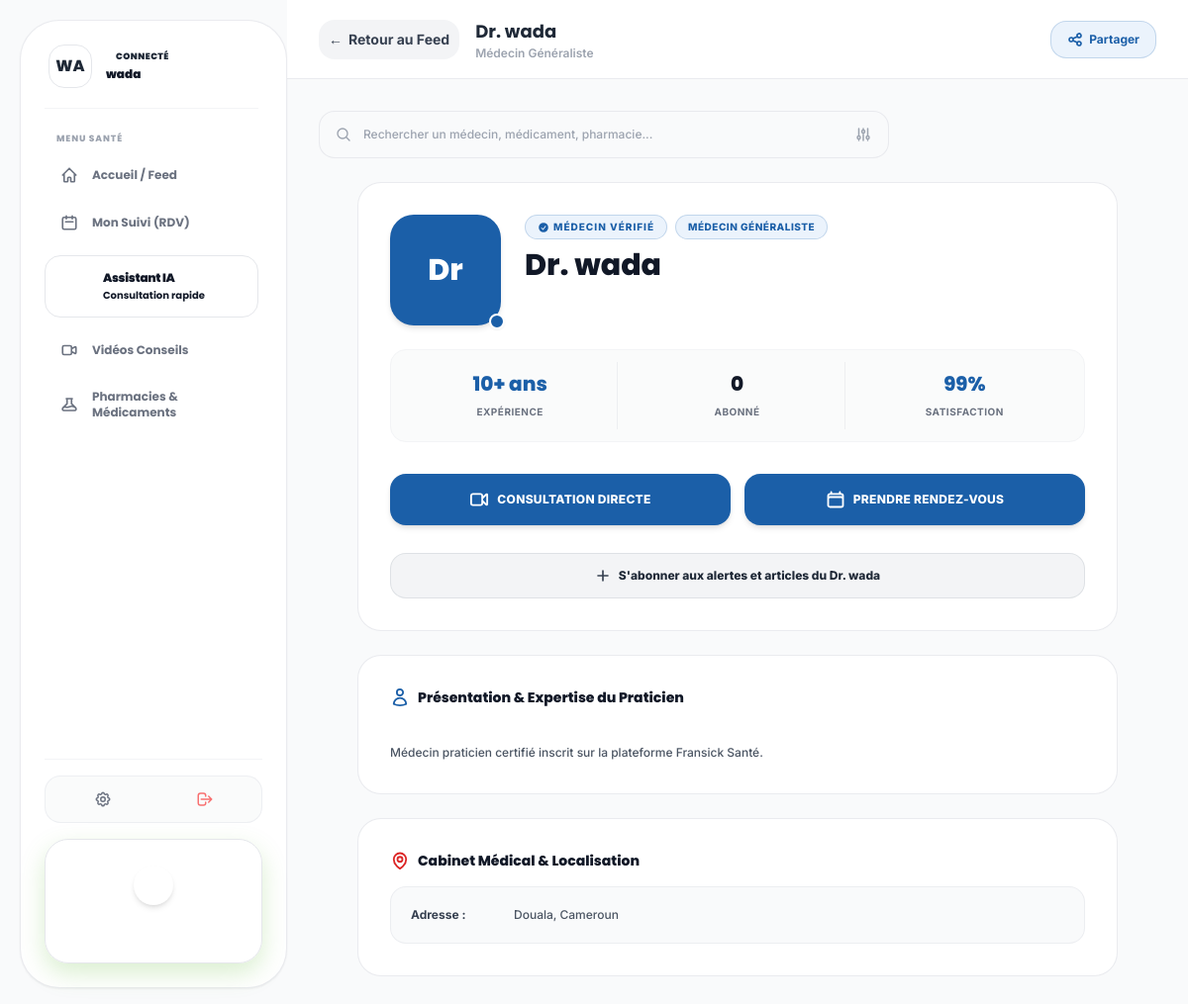
/patients/medecin/15/ (signed in), run on an earlier commit of the app's database.
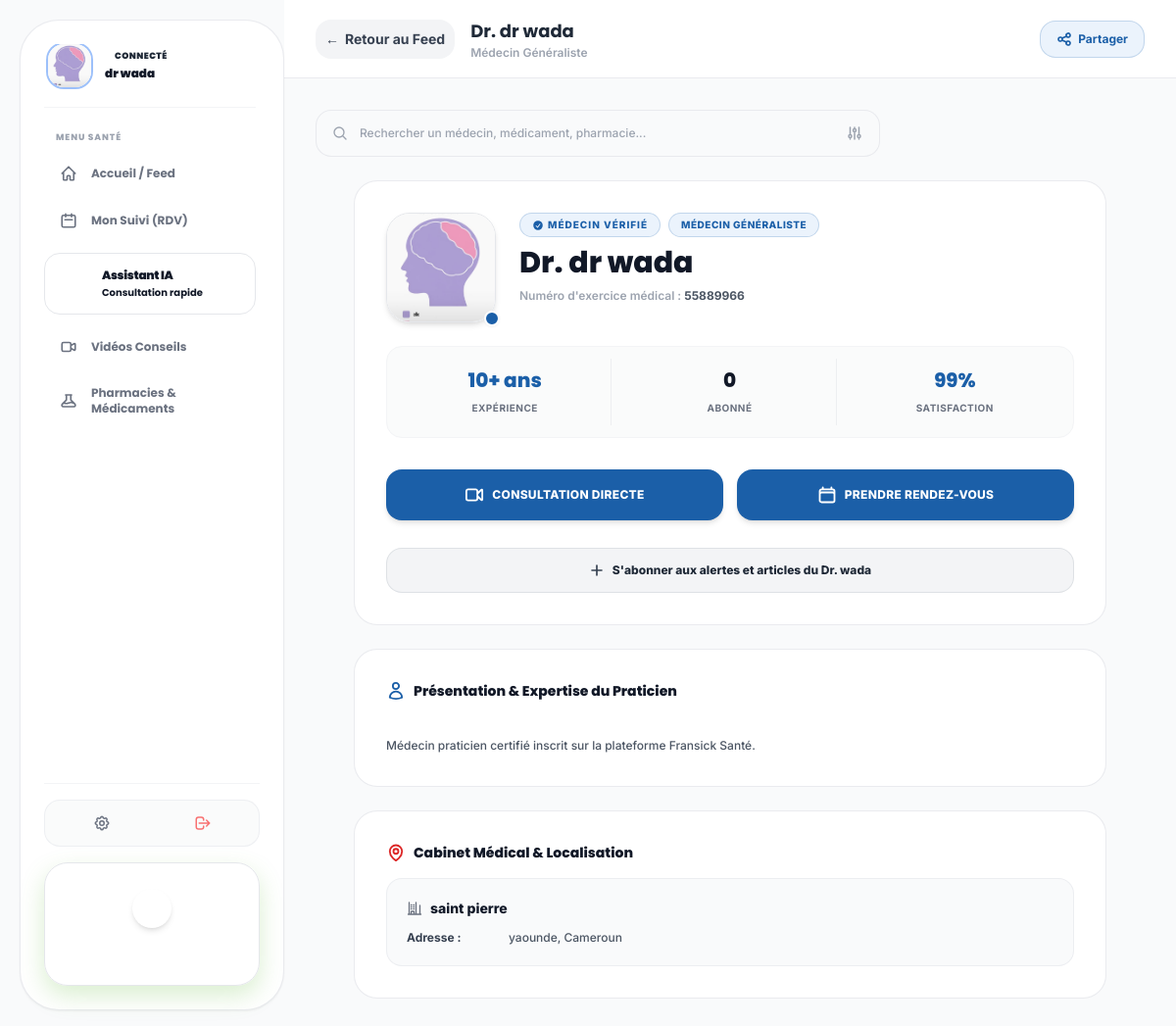
And on a later commit of the database.
### accounts/models.py (models this page shows, shortened)
class CustomUser(AbstractUser):
    email = models.EmailField(
        'adresse email',
        unique=True,
        error_messages={'unique': "Un utilisateur avec cette adresse email existe déjà."}
    )
    PATIENT = 'patient'
    MEDECIN = 'medecin'
    PHARMACIE = 'pharmacie'
    ADMIN = 'admin'
    ROLE_CHOICES = [
        (PATIENT, 'Patient'),
        (MEDECIN, 'Médecin'),
        (PHARMACIE, 'Pharmacie'),
        (ADMIN, 'Administrateur'),
    ]
    role = models.CharField(
        max_length=20,
        choices=ROLE_CHOICES,
        default=PATIENT,
        verbose_name="Rôle"
    )
    phone_number = models.CharField(
        max_length=20,
        blank=True,
        null=True,
        verbose_name="Numéro de téléphone"
    )
    profile_picture = models.ImageField(
        upload_to='profiles/',
        blank=True,
        null=True,
        verbose_name="Photo de profil"
    )
    dark_mode_enabled = models.BooleanField(
        default=False,
        verbose_name="Mode sombre activé"
    )

### medecins/models.py (models this page shows, shortened)
class DoctorProfile(models.Model):
    user = models.OneToOneField(
        settings.AUTH_USER_MODEL,
        on_delete=models.CASCADE,
        related_name='doctor_profile'
    )
    speciality = models.CharField(max_length=150, blank=True, null=True, verbose_name="Spécialité médicale (Ancien)")
    specialite = models.ForeignKey(Specialite, on_delete=models.SET_NULL, null=True, blank=True, verbose_name="Spécialité médicale")
    license_number = models.CharField(max_length=100, unique=True, blank=True, null=True, verbose_name="Numéro de licence / ordre")
    about = models.TextField(blank=True, null=True, verbose_name="Présentation / Biographie")
    schedule = models.CharField(max_length=255, blank=True, null=True, verbose_name="Horaires de consultation")
    years_of_experience = models.PositiveIntegerField(blank=True, null=True, verbose_name="Années d'expérience")
    consulted_patients_count = models.PositiveIntegerField(blank=True, null=True, verbose_name="Nombre de patients consultés")
    clinic_name = models.CharField(max_length=255, blank=True, null=True, verbose_name="Nom de la clinique / cabinet")
    clinic_address = models.CharField(max_length=255, blank=True, null=True, verbose_name="Adresse du cabinet")
    clinic_phone = models.CharField(max_length=50, blank=True, null=True, verbose_name="Téléphone du cabinet")
    rating = models.DecimalField(max_digits=3, decimal_places=1, default=0.0, verbose_name="Note moyenne")
    consultation_fee = models.DecimalField(
        max_digits=10, decimal_places=0,
        blank=True, null=True,
        verbose_name="Tarif de consultation (XAF)"
    )
    address = models.CharField(max_length=255, blank=True, null=True, verbose_name="Adresse complète")
    city = models.CharField(max_length=100, blank=True, null=True, verbose_name="Ville")
    region = models.CharField(max_length=100, blank=True, null=True, verbose_name="Région")
    hospital_affiliation = models.CharField(max_length=255, blank=True, null=True, verbose_name="Hôpital / structure d'exercice")
    diploma_document = models.FileField(upload_to='doctor_documents/diplomas/', blank=True, null=True, verbose_name="Diplôme(s) médical(aux)")
    professional_card_document = models.FileField(upload_to='doctor_documents/cards/', blank=True, null=True, verbose_name="Carte professionnelle / Attestation Ordre")
    identity_document = models.FileField(upload_to='doctor_documents/identity/', blank=True, null=True, verbose_name="Pièce d'identité")
    STATUS_PENDING = 'pending'
    STATUS_VERIFIED = 'verified'
    STATUS_REJECTED = 'rejected'
    VERIFICATION_STATUS_CHOICES = [
        (STATUS_PENDING, 'En attente'),
        (STATUS_VERIFIED, 'Validé'),
        (STATUS_REJECTED, 'Refusé'),
    ]
    is_verified = models.BooleanField(default=True, verbose_name="Compte validé par l'admin")
    verification_status = models.CharField(
        max_length=20,
        choices=VERIFICATION_STATUS_CHOICES,
        default=STATUS_VERIFIED,
        verbose_name="Statut de validation"
    )
    rejection_reason = models.TextField(blank=True, null=True, verbose_name="Motif du refus")
    submitted_at = models.DateTimeField(auto_now_add=True, null=True, blank=True, verbose_name="Date de demande")
    verified_at = models.DateTimeField(null=True, blank=True, verbose_name="Date de validation/rejet")

### patients/views.py (the view, shortened to what this page needs)
# urls.py: path('medecin/<int:pk>/', views.DoctorDetailView.as_view(), name='doctor_detail'),
class DoctorDetailView(LoginRequiredMixin, DetailView):
    model = User
    template_name = 'patients/doctor_detail.html'
    context_object_name = 'doctor'
    def get_queryset(self):
        return User.objects.filter(role='medecin')
    def get_context_data(self, **kwargs):
        context = super().get_context_data(**kwargs)
        doctor = self.get_object()
        context['profile'] = getattr(doctor, 'doctor_profile', None)
        context['subscribers_count'] = DoctorSubscription.objects.filter(doctor=doctor).count()
        context['is_subscribed'] = DoctorSubscription.objects.filter(patient=self.request.user, doctor=doctor).exists()
        context['pharmacies_list'] = User.objects.filter(role='pharmacie')
        context['medicaments_list'] = Medicament.objects.all()
        context['medecins_list'] = get_all_registered_medecins()
        return context

### administration/context_processors.py (called while the page is built)
def site_appearance(request):
    appearance = SiteAppearance.objects.first()
    if not appearance:
        appearance = SiteAppearance.objects.create()
    return {
        'site_appearance': appearance
    }

### patients/views.py (called while the page is built)
def get_all_registered_medecins():
    medecins = User.objects.filter(role='medecin').order_by('id')
    for doc in medecins:
        if not hasattr(doc, 'doctor_profile') or doc.doctor_profile is None:
            DoctorProfile.objects.get_or_create(
                user=doc,
                defaults={
                    'speciality': 'Médecin Généraliste',
                    'clinic_address': 'Douala, Cameroun',
                    'about': 'Médecin praticien certifié inscrit sur la plateforme Fransick Santé.'
                }
            )
    return User.objects.filter(role='medecin').order_by('id')

### patients/templates/patients/doctor_detail.html (shortened to what the changed rows need)
{% load static %}
{% load i18n static %}
<!DOCTYPE html>
<html lang="fr" class="{% if user.is_authenticated and user.dark_mode_enabled %}dark{% endif %}">
<head>
    <script src="{% static 'core/js/tailwindcss.js' %}"></script>
</head>
<body class="bg-gray-50/70 font-inter text-gray-800 antialiased overflow-hidden">
    <div class="flex h-screen overflow-hidden bg-gray-50/50">
        {% include "patients/sidebar.html" %}
        <div class="flex-1 flex flex-col min-h-screen overflow-hidden">
            <header class="h-20 bg-white border-b border-gray-200/80 px-4 md:px-8 flex items-center justify-between flex-shrink-0 z-30 select-none relative">
                <div class="flex items-center space-x-4">
                    <div>
                        <h2 class="text-base sm:text-lg font-bold font-poppins text-gray-800">
                            Dr. {{ doctor.get_full_name|default:doctor.username }}
                        </h2>
                        <p class="text-xs text-gray-400 font-semibold">
                            {% if profile and profile.speciality %}{{ profile.speciality }}{% else %}Praticien Médical{% endif %}
                        </p>
                    </div>
                </div>
            </header>
            <main class="flex-1 overflow-y-auto p-4 md:p-8 pb-24 lg:pb-8 custom-scrollbar">
                <div class="max-w-3xl mx-auto space-y-6">
                    <div class="bg-white border border-gray-200/80 rounded-3xl p-6 md:p-8 shadow-xs space-y-6">
                        <div class="flex flex-col sm:flex-row items-center sm:items-start text-center sm:text-left gap-6">
                            <div class="relative flex-shrink-0">
                                {% if doctor.profile_picture %}
                                    <img class="w-24 h-24 sm:w-28 sm:h-28 rounded-3xl object-cover border border-gray-200 shadow-md" src="{{ doctor.profile_picture.url }}" alt="{{ doctor.username }}">
                                {% else %}
                                    <div class="w-24 h-24 sm:w-28 sm:h-28 rounded-3xl bg-medical-blue text-white flex items-center justify-center font-extrabold font-poppins text-3xl shadow-md border border-medical-blue/30">
                                        Dr
                                    </div>
                                {% endif %}
                                <span class="w-4 h-4 rounded-full bg-medical-blue border-2 border-white absolute -bottom-1 -right-1 shadow-sm" title="Praticien Vérifié & En ligne"></span>
                            </div>
                            <div class="space-y-2 flex-1">
                                <div class="flex flex-wrap items-center justify-center sm:justify-start gap-2">
                                    <span class="bg-medical-light text-medical-blue text-[10px] font-extrabold uppercase tracking-widest px-3 py-1 rounded-full border border-medical-blue/20 inline-flex items-center space-x-1">
                                        <svg class="w-3 h-3 text-medical-blue" fill="currentColor" viewBox="0 0 20 20"><path fill-rule="evenodd" d="M10 18a8 8 0 100-16 8 8 0 000 16zm3.857-9.809a.75.75 0 00-1.214-.882l-3.483 4.79-1.88-1.88a.75.75 0 10-1.06 1.061l2.5 2.5a.75.75 0 001.137-.089l4-5.5z" clip-rule="evenodd" /></svg>
                                        <span>Médecin Vérifié</span>
                                    </span>
                                    {% if profile and profile.speciality %}
                                        <span class="bg-medical-light text-medical-blue text-[10px] font-extrabold uppercase tracking-wider px-3 py-1 rounded-full border border-medical-blue/20">
                                            {{ profile.speciality }}
                                        </span>
                                    {% endif %}
                                </div>
                                <h1 class="text-2xl sm:text-3xl font-extrabold text-gray-900 font-poppins">
                                    Dr. {{ doctor.get_full_name|default:doctor.username }}
                                </h1>
                                {% if profile and profile.license_number %}
                                    <p class="text-xs text-gray-400 font-semibold">Numéro d'exercice médical : <span class="text-gray-600 font-bold">{{ profile.license_number }}</span></p>
                                {% endif %}
                            </div>
                        </div>
                        <div class="grid grid-cols-3 gap-3 p-3 bg-gray-50/80 rounded-2xl border border-gray-100 text-center select-none">
                            <div class="p-2 border-r border-gray-200/60 last:border-0">
                                <span class="text-lg sm:text-xl font-extrabold text-medical-blue block font-poppins">{{ profile.years_of_experience|default:"10+" }} ans</span>
                                <span class="text-[10px] font-bold text-gray-500 uppercase tracking-wider">Expérience</span>
                            </div>
                            <div class="p-2">
                                <span class="text-lg sm:text-xl font-extrabold text-medical-blue block font-poppins">{{ profile.consulted_patients_count|default:"99%" }}</span>
                                <span class="text-[10px] font-bold text-gray-500 uppercase tracking-wider">Satisfaction</span>
                            </div>
                        </div>
                        <div class="pt-1">
                            <button type="button" id="subscribe-action-btn" onclick="toggleSubscription('{{ doctor.id }}')" class="w-full py-3.5 px-6 {% if is_subscribed %}bg-gray-800 text-white{% else %}bg-gray-100 text-gray-800 hover:bg-gray-200{% endif %} font-extrabold rounded-2xl text-xs border border-gray-300/60 shadow-xs transition-all flex items-center justify-center space-x-2">
                                {% if is_subscribed %}
                                    <svg class="w-4 h-4 text-medical-blue" fill="none" viewBox="0 0 24 24" stroke="currentColor" stroke-width="3"><path stroke-linecap="round" stroke-linejoin="round" d="m4.5 12.75 6 6 9-13.5" /></svg>
                                    <span>Abonné au flux du praticien</span>
                                {% else %}
                                    <svg class="w-4 h-4 text-gray-700" fill="none" viewBox="0 0 24 24" stroke="currentColor" stroke-width="2.5"><path stroke-linecap="round" stroke-linejoin="round" d="M12 4.5v15m7.5-7.5h-15" /></svg>
                                    <span>S'abonner aux alertes et articles du Dr. {{ doctor.username }}</span>
                                {% endif %}
                            </button>
                        </div>
                    </div>
                    {% if profile and profile.about %}
                    <div class="bg-white border border-gray-200/80 rounded-3xl p-6 md:p-8 shadow-xs space-y-4">
                        <h3 class="text-sm font-extrabold font-poppins text-gray-900 flex items-center space-x-2">
                            <span>Présentation & Expertise du Praticien</span>
                        </h3>
                        <p class="text-xs text-gray-600 font-medium leading-relaxed whitespace-pre-line">
                            {{ profile.about }}
                        </p>
                    </div>
                    {% endif %}
                    {% if profile and profile.clinic_name or profile and profile.clinic_address %}
                    <div class="bg-white border border-gray-200/80 rounded-3xl p-6 md:p-8 shadow-xs space-y-4">
                        <div class="space-y-3 text-xs bg-gray-50 p-5 rounded-2xl border border-gray-200/60">
                            {% if profile.clinic_name %}
                                <p class="font-extrabold text-gray-900 text-sm flex items-center space-x-2">
                                    <span>{{ profile.clinic_name }}</span>
                                </p>
                            {% endif %}
                            {% if profile.clinic_address %}
                                <p class="text-gray-600 font-medium flex items-start space-x-2">
                                    <span class="font-bold text-gray-700 w-24">Adresse :</span>
                                    <span>{{ profile.clinic_address }}</span>
                                </p>
                            {% endif %}
                        </div>
                    </div>
                    {% endif %}
                </div>
            </main>
        </div>
    </div>
</body>
</html>

### patients/templates/patients/sidebar.html (shortened to what the changed rows need)
{% load i18n static %}
<aside id="desktop-modular-sidebar-patient" style="position: sticky; top: 1.25rem; align-self: flex-start; max-height: calc(100vh - 2.5rem); z-index: 40;" class="hidden lg:flex flex-col w-[270px] bg-white border border-gray-200/80 flex-shrink-0 sticky top-5 my-5 ml-5 h-[calc(100vh-2.5rem)] rounded-[2.5rem] shadow-sm p-6 select-none justify-between transition-all duration-300 font-poppins">
    <div class="overflow-y-auto custom-scrollbar pr-1 space-y-6">
        <div class="flex items-center space-x-3.5 pl-1 pb-5 border-b border-gray-100">
            {% if user.profile_picture %}
                <img class="h-11 w-11 rounded-2xl object-cover ring-2 ring-leaf-green/30 shadow-xs" src="{{ user.profile_picture.url }}" alt="{{ user.username }}">
            {% else %}
                <div class="h-11 w-11 rounded-2xl bg-leaf-light text-leaf-green flex items-center justify-center font-extrabold text-base border border-leaf-green/20">{{ user.username|slice:":2"|upper }}</div>
            {% endif %}
            <div class="overflow-hidden">
                <p class="text-[9px] text-leaf-green font-black uppercase tracking-wider flex items-center space-x-1">
                    <span class="w-1.5 h-1.5 rounded-full bg-leaf-green inline-block"></span>
                    <span>Connecté</span>
                </p>
                <h4 class="text-xs font-black text-gray-900 truncate mt-0.5">
                    {% if user.get_full_name %}{{ user.get_full_name }}{% else %}{{ user.username }}{% endif %}
                </h4>
            </div>
        </div>
    </div>
</aside>

What changed in the data, as far as the page shows it:
changed CustomUser "wada": profile_picture: picture added; get_full_name (not shown) → "dr wada"; get_full_name "wada" → "dr wada"; username "WA" → (not shown); username "wada" → (not shown); last_name empty → "dr wada" (drawn)
changed DoctorProfile "Médecin Généraliste": license_number (not shown) → "55889966"; clinic_name (not shown) → "saint pierre"; clinic_address "Douala, Cameroun" → "yaounde, Cameroun"
Also different on the page:
text no longer shown: "Dr"
text now shown: "Numéro d'exercice médical :"
